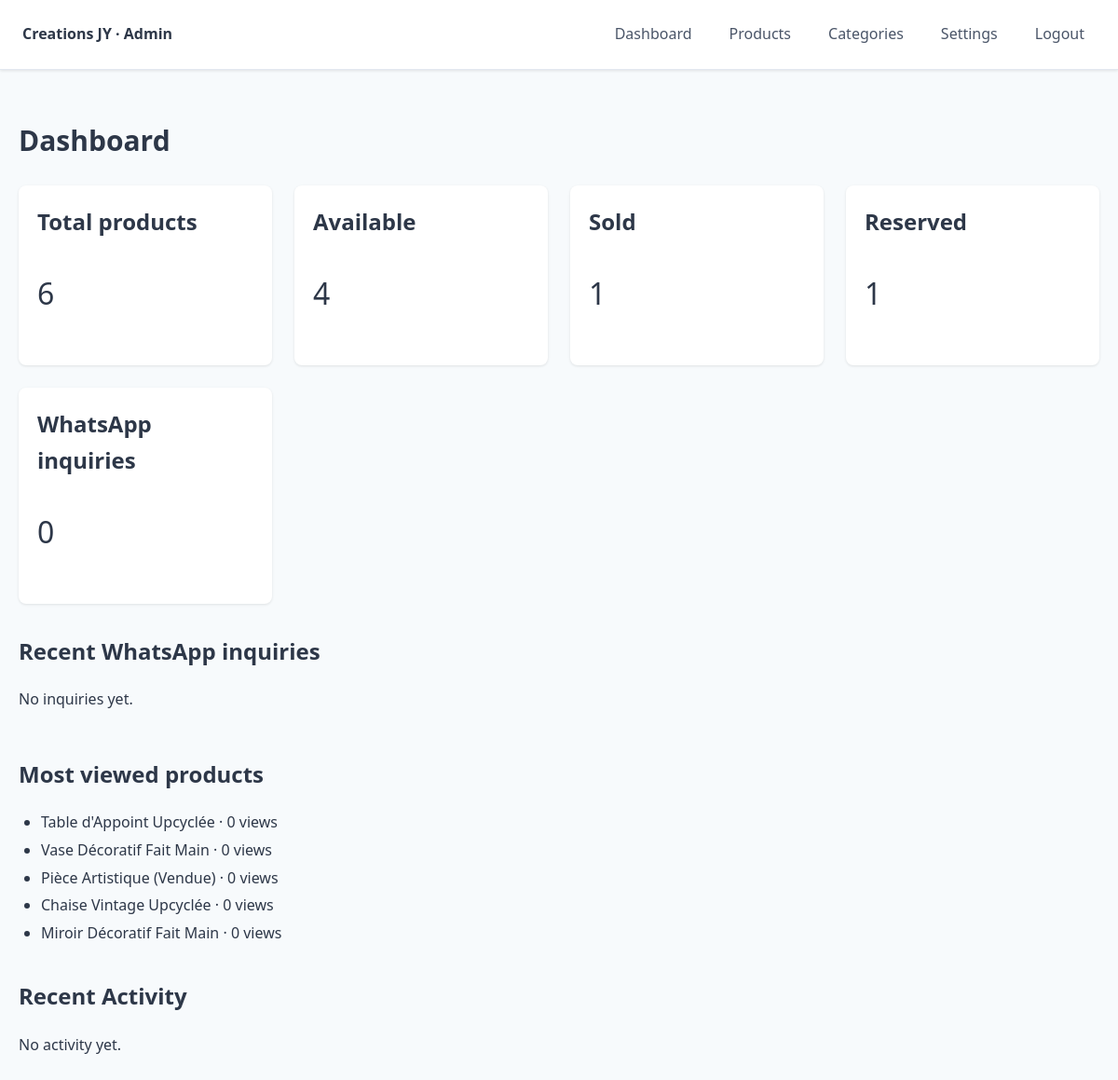
/admin/index.php (signed in), run on the app's committed database.
### tables this page shows
CREATE TABLE IF NOT EXISTS products (
    id INT PRIMARY KEY AUTO_INCREMENT,
    category_id INT NOT NULL,
    slug VARCHAR(150) NOT NULL,
    sku VARCHAR(50) UNIQUE,
    status ENUM('available', 'sold', 'reserved') DEFAULT 'available',
    featured BOOLEAN DEFAULT FALSE,
    view_count INT DEFAULT 0,
    created_at TIMESTAMP DEFAULT CURRENT_TIMESTAMP,
    updated_at TIMESTAMP DEFAULT CURRENT_TIMESTAMP ON UPDATE CURRENT_TIMESTAMP,
    FOREIGN KEY (category_id) REFERENCES categories(id) ON DELETE RESTRICT,
    INDEX idx_status (status),
    INDEX idx_featured (featured),
    INDEX idx_category (category_id)
);

CREATE TABLE IF NOT EXISTS product_translations (
    id INT PRIMARY KEY AUTO_INCREMENT,
    product_id INT NOT NULL,
    language_code VARCHAR(2) NOT NULL,
    title VARCHAR(200) NOT NULL,
    description TEXT,
    materials TEXT,  
    dimensions VARCHAR(100),  
    meta_title VARCHAR(70),
    meta_description VARCHAR(160),
    FOREIGN KEY (product_id) REFERENCES products(id) ON DELETE CASCADE,
    FOREIGN KEY (language_code) REFERENCES languages(code),
    UNIQUE KEY unique_translation (product_id, language_code),
    FULLTEXT KEY fulltext_search (title, description)
);

### includes/functions.php (called while the page is built, shortened)
<?php
function e(string $value): string
{
    return htmlspecialchars($value, ENT_QUOTES, 'UTF-8');
}

### admin/index.php (the view, shortened to what this page needs)
<?php
require_once __DIR__ . '/../includes/functions.php';
global $pdo;
$counts = [
    'total_products' => 0,
    'available' => 0,
    'sold' => 0,
    'reserved' => 0,
    'inquiries' => 0,
];
$stmt = $pdo->query("SELECT COUNT(*) AS c FROM products");
$counts['total_products'] = (int) $stmt->fetchColumn();
$statusStmt = $pdo->query("SELECT status, COUNT(*) AS c FROM products GROUP BY status");
foreach ($statusStmt as $row) {
    $counts[$row['status']] = (int) $row['c'];
}
$inqStmt = $pdo->query("SELECT COUNT(*) AS c FROM whatsapp_inquiries");
$counts['inquiries'] = (int) $inqStmt->fetchColumn();
$recentInquiries = $pdo->query("
    SELECT wi.*, pt.title
    FROM whatsapp_inquiries wi
    LEFT JOIN products p ON wi.product_id = p.id
    LEFT JOIN product_translations pt
      ON p.id = pt.product_id AND pt.language_code = 'fr'
    ORDER BY wi.inquiry_date DESC
    LIMIT 10
")->fetchAll();
$topProducts = $pdo->query("
    SELECT p.id, p.view_count, pt.title
    FROM products p
    JOIN product_translations pt
      ON p.id = pt.product_id AND pt.language_code = 'fr'
    ORDER BY p.view_count DESC
    LIMIT 5
")->fetchAll();
$recentActivities = $pdo->query("
    SELECT al.*, au.username
    FROM activity_logs al
    LEFT JOIN admin_users au ON al.admin_id = au.id
    ORDER BY al.created_at DESC
    LIMIT 10
")->fetchAll();
?>
<!DOCTYPE html>
<html lang="en">
<head>
    <link rel="stylesheet" href="/assets/css/admin.css">
</head>
<body>
    <header class="site-header">
        <div class="site-header-inner container">
            <strong>Creations JY · Admin</strong>
            <nav class="site-nav">
                <a href="/admin/index.php">Dashboard</a>
                <a href="/admin/products/index.php">Products</a>
                <a href="/admin/categories/index.php">Categories</a>
                <a href="/admin/settings/general.php">Settings</a>
                <a href="/admin/logout.php">Logout</a>
            </nav>
        </div>
    </header>
    <main>
        <section class="section">
            <div class="container">
                <h1 class="section-title">Dashboard</h1>
                <div class="product-grid" style="margin-top: 1.5rem;">
                    <div class="product-card">
                        <div class="container" style="padding: 1.25rem;">
                            <h2>Total products</h2>
                            <p style="font-size: 2rem;"><?php echo $counts['total_products']; ?></p>
                        </div>
                    </div>
                    <div class="product-card">
                        <div class="container" style="padding: 1.25rem;">
                            <h2>Available</h2>
                            <p style="font-size: 2rem;"><?php echo $counts['available']; ?></p>
                        </div>
                    </div>
                    <div class="product-card">
                        <div class="container" style="padding: 1.25rem;">
                            <h2>Sold</h2>
                            <p style="font-size: 2rem;"><?php echo $counts['sold']; ?></p>
                        </div>
                    </div>
                    <div class="product-card">
                        <div class="container" style="padding: 1.25rem;">
                            <h2>Reserved</h2>
                            <p style="font-size: 2rem;"><?php echo $counts['reserved']; ?></p>
                        </div>
                    </div>
                    <div class="product-card">
                        <div class="container" style="padding: 1.25rem;">
                            <h2>WhatsApp inquiries</h2>
                            <p style="font-size: 2rem;"><?php echo $counts['inquiries']; ?></p>
                        </div>
                    </div>
                </div>
                <div style="display: grid; grid-template-columns: minmax(0, 1fr); gap: 2rem; margin-top: 2rem;">
                    <div>
                        <h2>Recent WhatsApp inquiries</h2>
                        <?php if ($recentInquiries): ?>
                            <ul>
                                <?php foreach ($recentInquiries as $inq): ?>
                                    <li>
                                        <?php echo e($inq['inquiry_date']); ?> ·
                                        <?php echo e($inq['title'] ?: 'Unknown product'); ?>
                                    </li>
                                <?php endforeach; ?>
                            </ul>
                        <?php else: ?>
                            <p>No inquiries yet.</p>
                        <?php endif; ?>
                    </div>
                    <div>
                        <h2>Most viewed products</h2>
                        <?php if ($topProducts): ?>
                            <ul>
                                <?php foreach ($topProducts as $p): ?>
                                    <li>
                                        <?php echo e($p['title']); ?> · <?php echo (int) $p['view_count']; ?> views
                                    </li>
                                <?php endforeach; ?>
                            </ul>
                        <?php else: ?>
                            <p>No products yet.</p>
                        <?php endif; ?>
                    </div>
                    <div>
                        <h2>Recent Activity</h2>
                        <?php if ($recentActivities): ?>
                            <ul style="list-style: none; padding: 0;">
                                <?php foreach ($recentActivities as $activity): ?>
                                    <li style="padding: 0.5rem 0; border-bottom: 1px solid #E8E4DD;">
                                        <strong><?php echo e($activity['action']); ?></strong>
                                        <?php if ($activity['username']): ?>
                                            <span style="color: #8B7F7F;">by <?php echo e($activity['username']); ?></span>
                                        <?php endif; ?>
                                        <br>
                                        <small style="color: #8B7F7F;">
                                            <?php echo e($activity['created_at']); ?>
                                            <?php if ($activity['details']): ?>
                                                · <?php echo e(mb_substr($activity['details'], 0, 60, 'UTF-8')); ?>
                                            <?php endif; ?>
                                        </small>
                                    </li>
                                <?php endforeach; ?>
                            </ul>
                        <?php else: ?>
                            <p>No activity yet.</p>
                        <?php endif; ?>
                    </div>
                </div>
            </div>
        </section>
    </main>
</body>
</html>

### assets/css/admin.css (style rules this page uses)
:root { --admin-primary: #4A5568; --admin-secondary: #718096; --admin-success: #48BB78; --admin-danger: #F56565; --admin-warning: #ED8936; --admin-bg: #F7FAFC; --admin-border: #E2E8F0; --admin-text: #2D3748; --admin-text-light: #718096; }
*, *::before, *::after { box-sizing: border-box; }
body { margin: 0; font-family: system-ui, -apple-system, BlinkMacSystemFont, 'Segoe UI', sans-serif; color: var(--admin-text); background-color: var(--admin-bg); line-height: 1.6; }
h1, h2, h3, h4, h5, h6 { color: var(--admin-text); margin-top: 0; }
a { color: var(--admin-primary); text-decoration: none; }
.container { width: 100%; max-width: 1200px; margin: 0 auto; padding: 1.25rem; }
.site-header { background-color: #fff; border-bottom: 1px solid var(--admin-border); box-shadow: 0 1px 3px rgba(0, 0, 0, 0.1); }
.site-header-inner { display: flex; align-items: center; justify-content: space-between; gap: 1.5rem; padding: 1rem 1.5rem; }
.site-nav { display: flex; gap: 1rem; align-items: center; }
.site-nav a { padding: 0.5rem 0.75rem; border-radius: 0.25rem; transition: background-color 0.2s ease; }
.section { padding: 2rem 0; }
.section-title { font-size: 1.875rem; margin-bottom: 1.5rem; font-weight: 600; }
.product-grid { display: grid; grid-template-columns: repeat(auto-fill, minmax(250px, 1fr)); gap: 1.5rem; }
.product-card { background-color: #fff; border-radius: 0.5rem; box-shadow: 0 1px 3px rgba(0, 0, 0, 0.1); overflow: hidden; transition: box-shadow 0.2s ease; }
ul { margin: 0; padding-left: 1.5rem; }
li { margin-bottom: 0.25rem; }

### data on the page
products: id "1", view_count "0"
product_translations: title "Table d'Appoint Upcyclée", product.view_count "0"
product_translations: title "Vase Décoratif Fait Main", product.view_count "0"
product_translations: title "Pièce Artistique (Vendue)", product.view_count "0"
product_translations: title "Chaise Vintage Upcyclée", product.view_count "0"
product_translations: title "Miroir Décoratif Fait Main", product.view_count "0"

### other printed values
$counts['total_products'] "6"
$counts['available'] "4"
